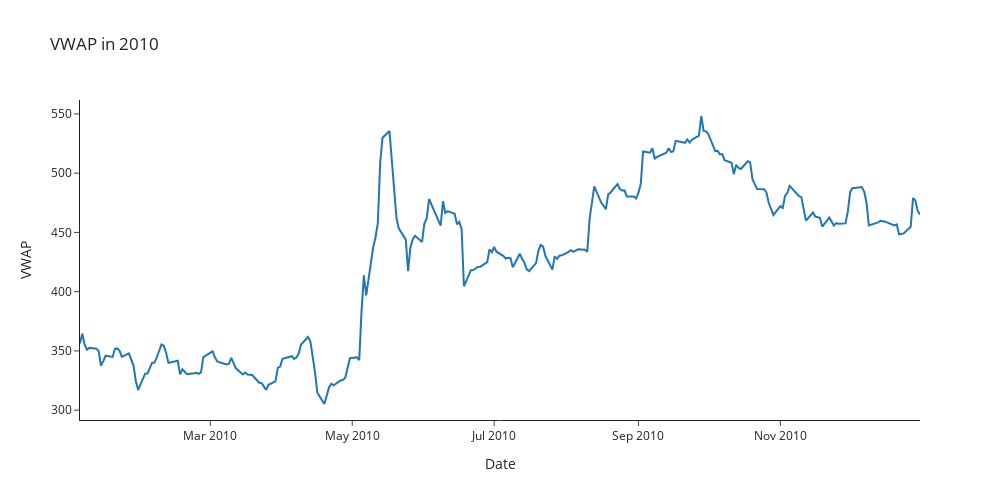

The code cell stored with this chart in its notebook:
### Code cell
fig = go.Figure([go.Scatter(x=Train_Dataset.loc['2010', 'VWAP'].index,y=Train_Dataset.loc['2010', 'VWAP'])])
fig.update_layout(
    autosize=False,
    width=1000,
    height=500,
    title='VWAP in 2010',
    template="simple_white",
)
fig.update_xaxes(title="Date")
fig.update_yaxes(title="VWAP")

fig.show()

### Figure 1 — Plotly figure (JSON) as saved in the notebook; plotly's stock layout.template omitted (floating-point values rounded to 4 significant figures; data arrays with more than 128 entries replaced by an {"elided": "..."} marker saying what was removed)
{"data": [{"type": "scatter", "x": {"elided": "252 str values"}, "y": {"elided": "252 float values"}}], "layout": {"autosize": false, "height": 500, "title": {"text": "VWAP in 2010"}, "width": 1000, "xaxis": {"title": {"text": "Date"}}, "yaxis": {"title": {"text": "VWAP"}}}}
